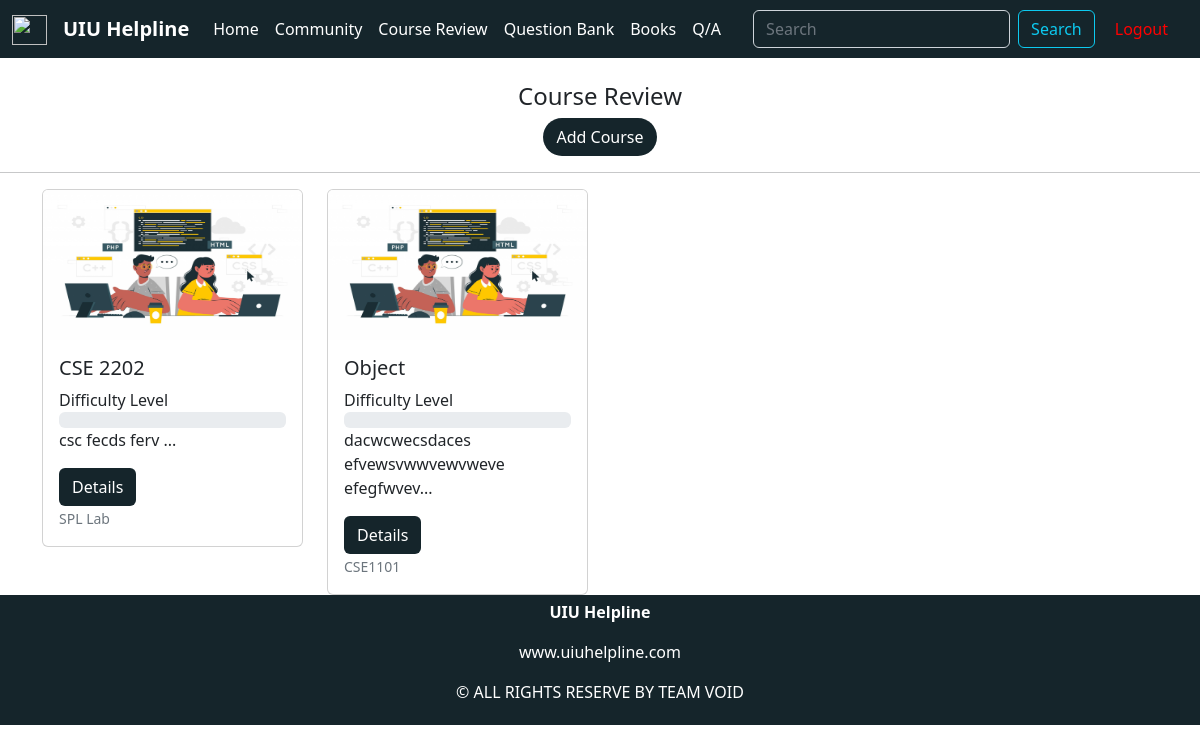
Page /courses.php on the earlier database version.
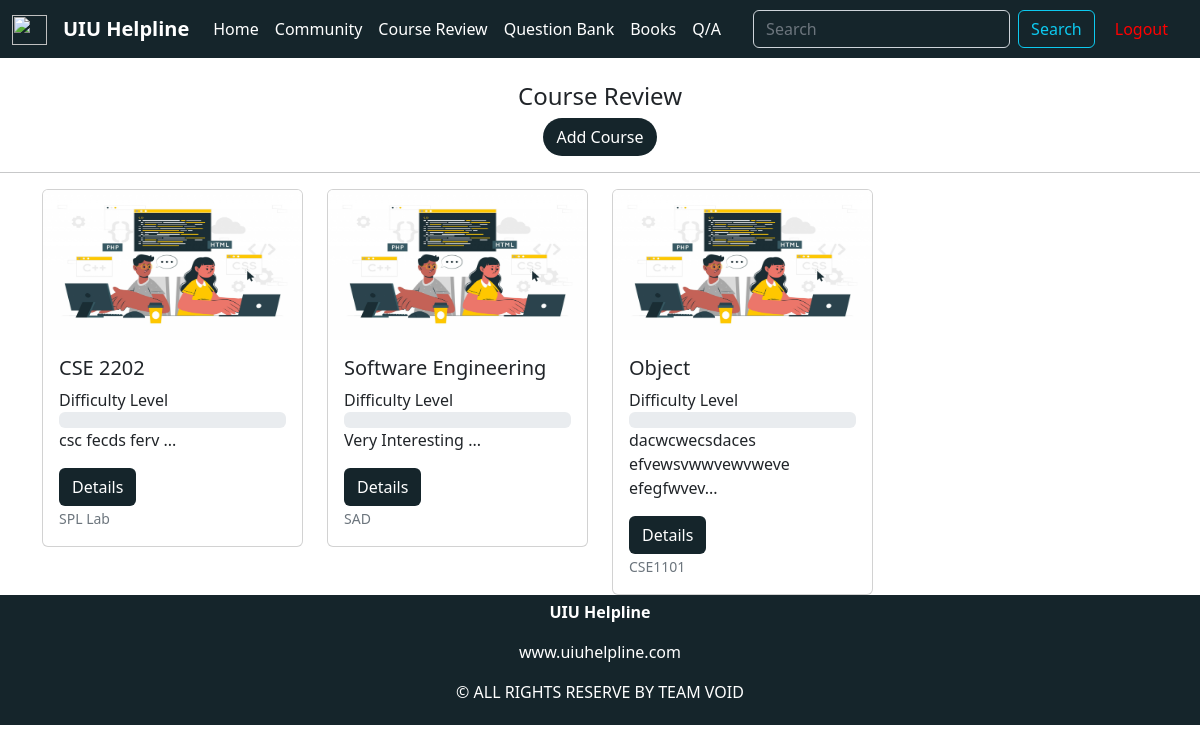
Same page on the later database version.
### tables this page shows
CREATE TABLE `course_details` (
  `id` int(11) NOT NULL,
  `course_code` varchar(100) NOT NULL,
  `course_title` varchar(20) NOT NULL,
  `course_des` text NOT NULL,
  `prerequisite` varchar(10) NOT NULL,
  `offered_trimester` varchar(3) NOT NULL,
  `img` varchar(500) NOT NULL,
  `credit_hour` varchar(3) NOT NULL
);

### courses.php (the view, shortened to what this page needs)
<?php
$s_flag = false;
?>
<?php
include('components/header.php');
?>
<br>
<div class="container text-center">
    <h4>Course Review</h4>
    <a href="addNewCourse.php" class="btn" style="background-color: #15252B; color:white; border-radius:25px;">Add Course</a>
</div>
<hr>
<div class="container">
    <div class="row">
        <?php
        include('components/dbConnect.php');
        if($s_flag == false){
        $sql2 = "SELECT * FROM `course_details` WHERE 1 ORDER BY course_code DESC;";
        $result2 = mysqli_query($conn, $sql2);
        while ($row = mysqli_fetch_assoc($result2)) {
        ?>
            <div class="col-md-3">
                <div class="card">
                    <img src="img/<?php echo $row['img']; ?>" style="height: 150px;" class="card-img-top" alt="...">
                    <div class="card-body">
                        <h5 class="card-title"><?php echo $row['course_title']; ?></h5>
                        <label for="progress-bar">Difficulty Level</label>
                        <div class="progress">
                        </div>
                        <p class="card-text"><?php echo substr($row['course_des'], 0, 50) . '...'; ?></p>
                        <a href="course_des.php?course_id=<?php echo $row['id']; ?>& page= 1" class="btn" style="background-color:#15252B; color:white">Details</a>
                        <p class="card-text"><small class="text-muted"><?php echo $row['prerequisite']; ?></small></p>
                    </div>
                </div>
            </div>
        <?php }}
        else{
            while ($row = mysqli_fetch_assoc($result3)) {
                $t = $row['id'];
                $sql5 = "SELECT AVG(difficulty_level) as dl FROM `course_review` WHERE course_id = '$t';";
                $result5 = mysqli_query($conn, $sql5);
                $dl = mysqli_fetch_assoc($result5);
            ?>
                <div class="col-md-3">
                    <div class="card">
                        <img src="img/<?php echo $row['img']; ?>" style="height: 100px;" class="card-img-top" alt="...">
                        <div class="card-body">
                            <h5 class="card-title"><?php echo $row['course_title']; ?></h5>
                            <label for="progress-bar">Difficulty Level</label>
                            <div class="progress">
                                <div class="progress-bar" role="progressbar" aria-label="Basic example" style="width: <?php $l1 = ceil($dl['dl'])*20; echo $l1; ?>%; background-color:#15252B" aria-valuenow="25" aria-valuemin="0" aria-valuemax="100"></div>
                            </div>
                            <p class="card-text"><?php echo substr($row['course_des'], 0, 50) . '...'; ?></p>
                            <a href="course_des.php?course_id=<?php echo $row['id']; ?>& page= 1" class="btn" style="background-color:#15252B; color:white">Details</a>
                            <p class="card-text"><small class="text-muted"><?php echo $row['prerequisite']; ?></small></p>
                        </div>
                    </div>
                </div>
             <?php }}?>
    </div>
</div>
<?php
include('components/footer.php');
?>

Differences in the rows shown:
added course_details: img (picture), course_title "Software Engineering", course_des "Very Interesting", prerequisite "SAD"
